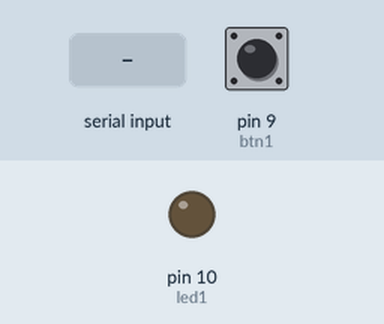
This sketch was run on a simulated Arduino Uno, built with avr-gcc and run on an emulated ATmega328P. Parts: output pins drawn as LEDs (lit = HIGH). The test bench sets the inputs (shaded band); at power-on: pin 9 (btn1) LOW. What the sketch prints to the serial monitor is not drawn.

Above: at 1.2 s.
1.3 s: "p" received over Serial
At 1.8 s:
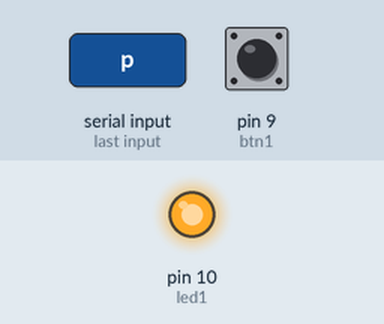
6.9 s: "a" received over Serial
At 7.5 s:
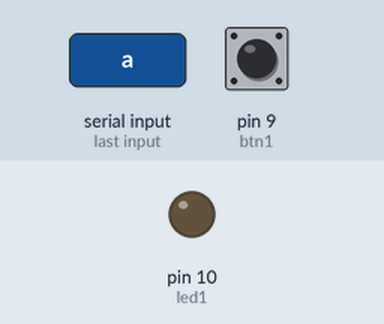
Timing chart, 0 to 9.9 s (numbered marks = the images above; inputs shaded):
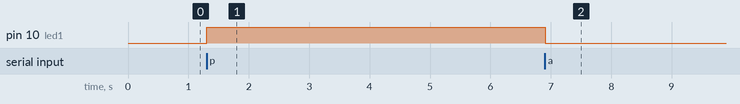

The sketch:

sketch_sep21a_socket_arduino.ino
```cpp
int led1 = 10;
int btn1 = 9;
bool status_btn1 = false;
char dato;
bool enviado = false;

void setup() {
  Serial.begin(9600);
  pinMode(led1, OUTPUT);
  pinMode(btn1, INPUT);
}

void loop() {

  status_btn1 = digitalRead(btn1);

  if (status_btn1) Serial.print("btn1_apretado");
  else Serial.print("btn1_liberado");

  if (Serial.available()>0) {

    dato = Serial.read();

    if (dato == 'a') digitalWrite(led1, LOW);
    if (dato == 'p') digitalWrite(led1, HIGH);
  }

  delay(100);

}
```

Measured:
- after the input at 1.3 s, pin 10 (led1): LOW → HIGH at once
- after the input at 6.9 s, pin 10 (led1): HIGH → LOW at once
